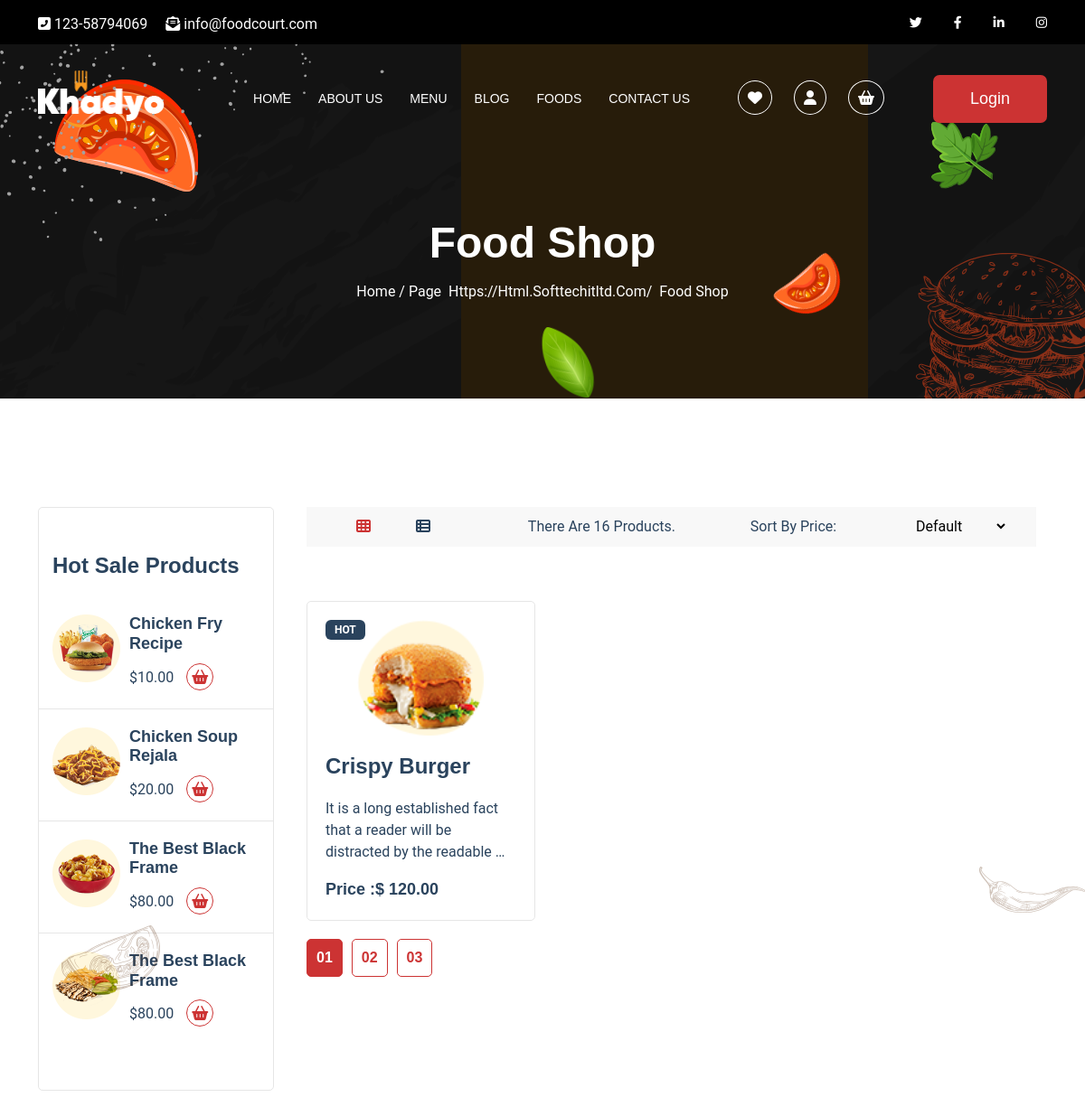
The app's page /filter/ (upper part), older data.
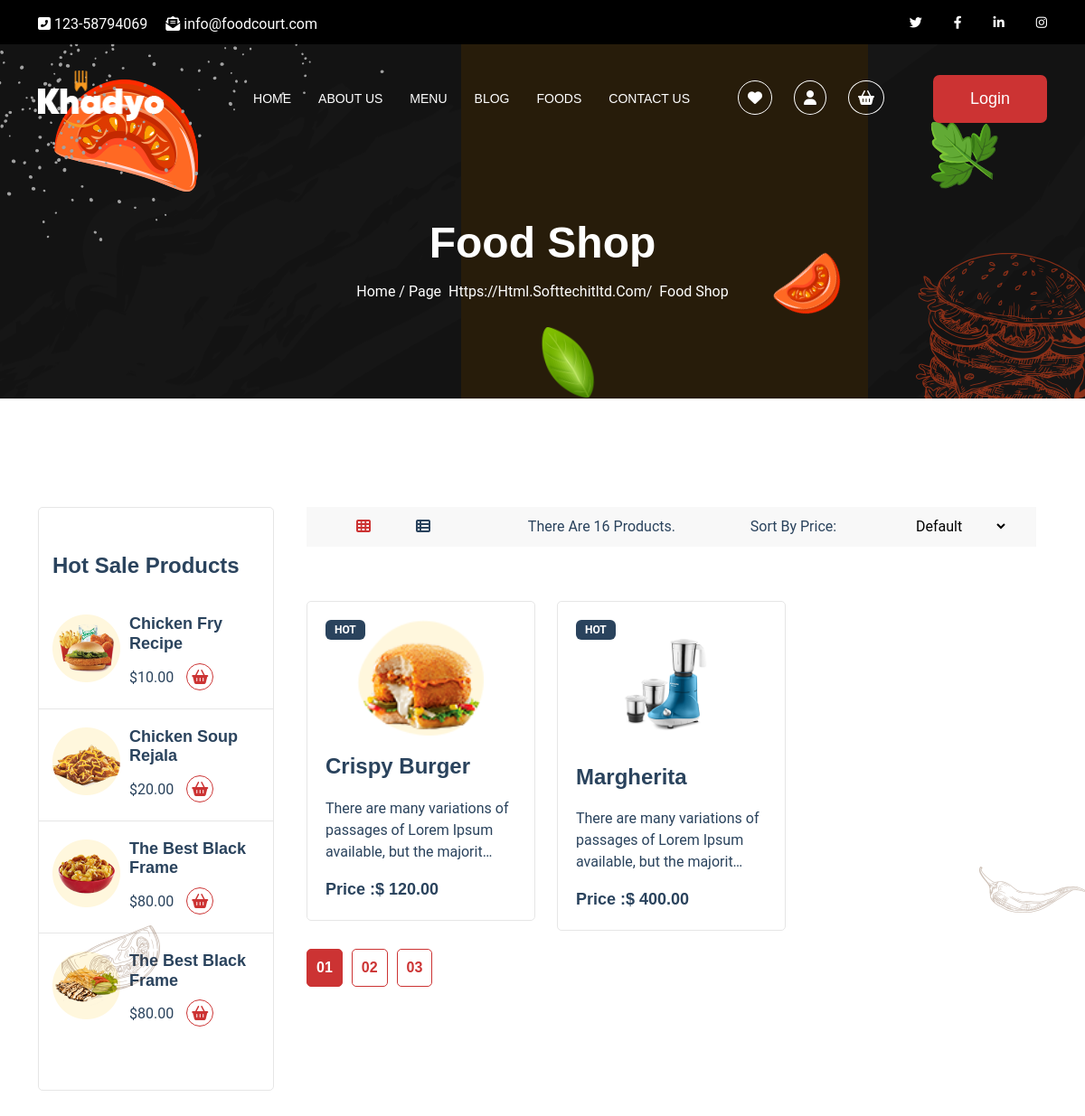
The same page, newer data.
### food_app/models.py (models this page shows, shortened)
class Product(models.Model):
    SIZE_CHOICES = [
        ('S', 'Small'),
        ('M', 'Medium'),
        ('L', 'Large'),
    ]
    sku = models.CharField(max_length=8, unique=True)
    name = models.CharField(max_length=255)
    description = models.TextField()
    short_description = models.CharField(max_length=255)
    size = models.CharField(max_length=1, choices=SIZE_CHOICES)
    stock_quantity = models.PositiveIntegerField(default=0)
    regular_price = models.DecimalField(max_digits=10, decimal_places=2)
    discount_price = models.DecimalField(max_digits=10, decimal_places=2, null=True, blank=True)
    image = models.ImageField(upload_to='product_images/', null=True, blank=True)
    additional_information = models.TextField(blank=True, null=True)
    category = models.ForeignKey(Category, on_delete=models.CASCADE)
    created_by = models.ForeignKey(User, on_delete=models.SET_NULL, null=True, blank=True, related_name='created_products')
    created_at = models.DateTimeField(auto_now_add=True)
    updated_at = models.DateTimeField(auto_now=True)

### food_app/views.py (the view)
# urls.py: path('filter/', views.filter_items, name='filter-items'),
def filter_items(request):
    items = Product.objects.all()
    return render(request, 'food-page.html', {'items': items})

### food_app/context_processors.py (called while the page is built)
def count_cart_items(request):
    if request.user.is_authenticated:
        cart_items_count = CartItem.objects.filter(cart__user=request.user).count()
    else:
        cart_items_count = 0
    context = {'cart_items_count' : cart_items_count}
    return context

### templates/food-page.html (shortened to what the changed rows need)
{% extends "base.html" %}
{% load static %}
{% block content %}
<div class="banner-area breadcrumb-area padding-top-120 padding-bottom-90">
    <div class="container padding-top-120">
        <div class="row justify-content-center">
            <nav aria-label="breadcrumb">
                <h2 class="page-title">food shop</h2>
            </nav>
        </div>
    </div>
</div>
<div class="food-area-wrapper">
    <div class="container padding-top-120 padding-bottom-120">
        <div class="row">
            <div class="col-lg-9 col-md-8">
                <section class="food-area  popular-dishes-area">
                    <div class="container">
                        <div class="tab-content" id="nav-tabContent-1">
                            <div class="tab-pane fade show active" id="food1" role="tabpanel"
                                aria-labelledby="food1-tab">
                                <div class="row" id="filtered-items">
                                    {% for item in items %}
                                    <div class="col-xl-4 col-lg-4 col-md-6 wow fadeInUp" data-wow-delay=".2s">
                                        <div class="single-dishes">
                                            <div class="dish-img">
                                                <img src="{{ item.image.url }}" style="width: inherit;" alt="">
                                            </div>
                                            <div class="dish-content">
                                                <h5>
                                                    <a href="{% url 'food_details' item.id %}"> {{ item.name }}</a>
                                                </h5>
                                                <p>{{ item.short_description|truncatechars_html:80 }}</p>
                                                <span class="price">price :$ {{ item.regular_price }}</span>
                                            </div>
                                            <span class="badge">hot</span>
                                        </div>
                                    </div>
                                    {% empty %}
                                    <h4>There is no available foods here.</h4>
                                    {% endfor %}
                                </div>
                            </div>
                        </div>
                    </div>
                </section>
            </div>
        </div>
    </div>
</div>
{% endblock content %}

Row changes from the older to the newer data that the page shows:
changed Product "Crispy Burger": short_description "It is a long established fact that a reader will be distracted by the readable …" → "There are many variations of passages of Lorem Ipsum available, but the majorit…"
added Product: image (picture), name "Margherita", short_description "There are many variations of passages of Lorem Ipsum available, but the majorit…", regular_price "400.00"
